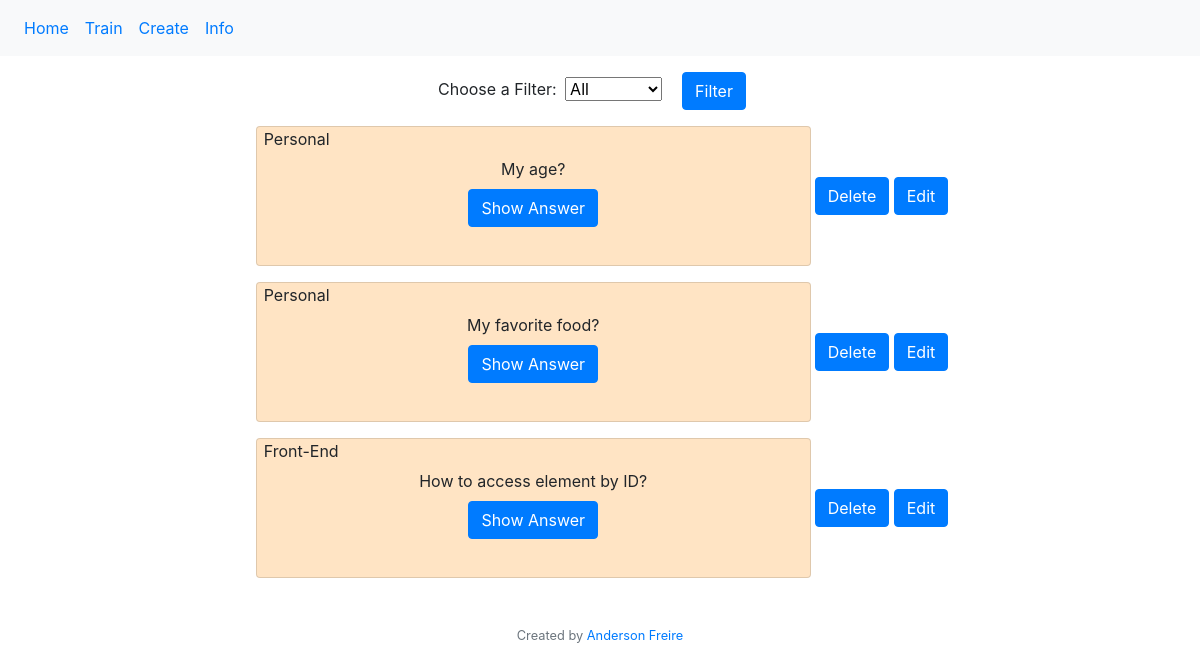
/train, run on an earlier commit of the app's database.
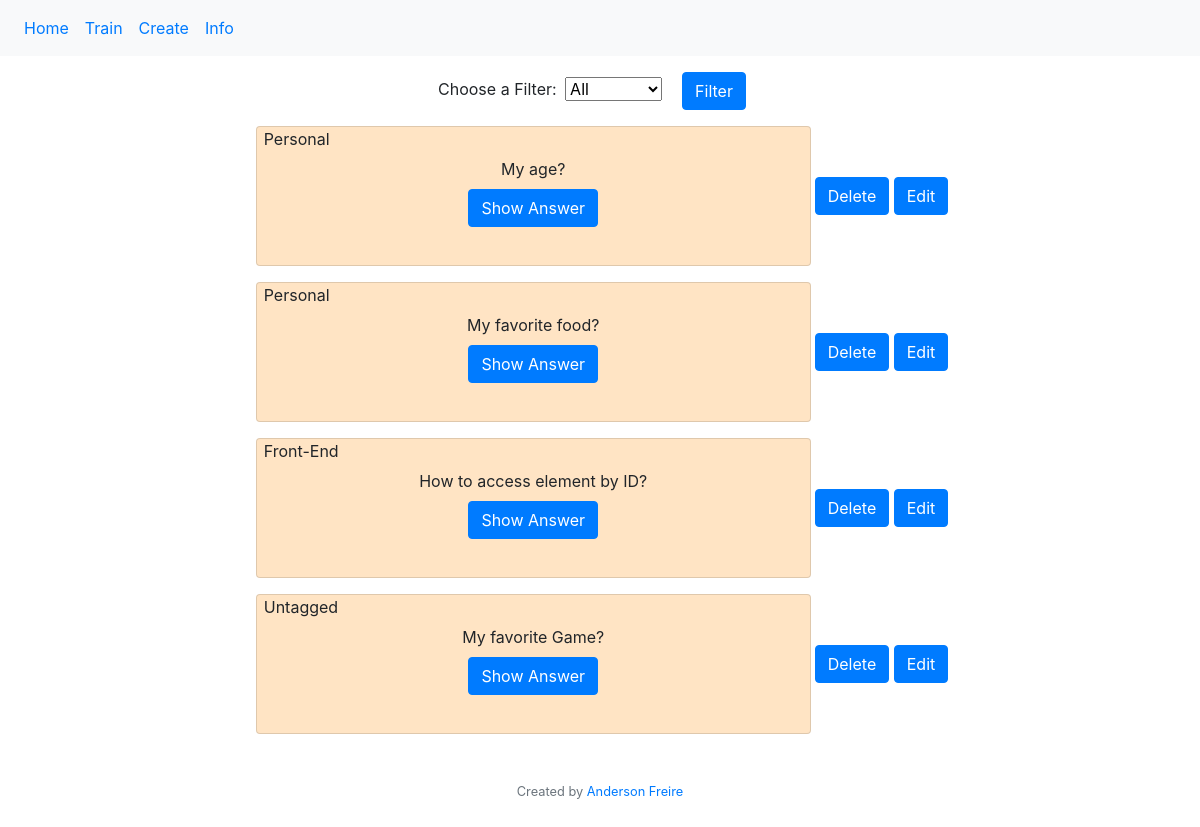
And on a later commit of the database.
### app.py (models this page shows)
class Card(db.Model):
    __tablename__ = 'card'
    id = db.Column(db.Integer, primary_key=True)
    question = db.Column(db.String, unique=True, nullable=False)
    answer = db.Column(db.String, nullable=False)
    tag = db.Column(db.String)

### app.py (the view)
@app.route("/train", methods=["GET", "POST"])
def train():
    if request.method == "POST":
        filter = request.form.get("filter")
        if filter == "all":
            cards = db.session.execute(db.select(Card)).scalars()
        else:
            cards = db.session.execute(db.select(Card).where(Card.tag == filter)).scalars()
    else:
        cards = db.session.execute(db.select(Card)).scalars()
    tags = db.session.execute(db.select(Card.tag).distinct().order_by(Card.tag)).scalars()
    return render_template("base.html", cards=cards, tags=tags)

### templates/base.html (shortened to what this page needs)
{% extends "layout.html" %}
{% block main %}
      <form action="/train" method="post">
        <div class="my-3 mx-3" style="text-align: center">
          <label for="filter">Choose a Filter:</label>
          <select class="mx-1" id="filter" name="filter">
            <option value="all">All</option>
          <input type="submit" value="Filter" class="btn btn-primary mx-3">
        </div>
      </form>
    {% for card in cards %}
      <div class="container d-flex justify-content-center align-items-center my-3">
        <div class="card w-50 mx-1 align-items-center justify-content-center" style="background-color: bisque; min-height: 140px;">
          <div style="position: absolute; top: 0; left: 7px;">
             {{ card.tag }}
          </div>
          <div>
            {{ card.question }}
          </div>
          <div class="my-2">
            <button type="button" class="btn btn-primary" onclick="showAnswer('{{ card.id | tojson | safe }}', this)">Show Answer</button>
          </div>
        </div>
        <div>
          <a class="btn btn-primary" href="/delete/{{ card.id }}">Delete</a>
          <a class="btn btn-primary" href="/edit/{{ card.id }}">Edit</a>
        </div>
      </div>
    {% endfor %}
{% endblock %}

### templates/layout.html (shortened to what this page needs)
<!DOCTYPE html>
<html lang="en">
<head>
    <link rel="stylesheet" href="https://stackpath.bootstrapcdn.com/bootstrap/4.5.2/css/bootstrap.min.css">
</head>
<body>
    <nav class="navbar navbar-expand-lg bg-light">
        <div class="collapse navbar-collapse" id="navbarNav">
            <ul class="navbar-nav">
              <li class="nav-item active">
                <a class="nav-link" href="/">Home</a>
              </li>
              <li class="nav-item">
                <a class="nav-link" href="/train">Train</a>
              </li>
              <li class="nav-item">
                <a class="nav-link" href="/create">Create</a>
              </li>
              <li class="nav-item">
                <a class="nav-link" href="/info">Info</a>
              </li>
            </ul>
        </div>
    </nav>
    {% block main %}{% endblock %}
    <footer class="my-5 small text-center text-muted">
        Created by <a href="https://github.com/AndersonJPF" target="_blank">Anderson Freire</a>
    </footer>
</body>
</html>

What changed in the data, as far as the page shows it:
added Card: tag "Untagged", question "My favorite Game?"
